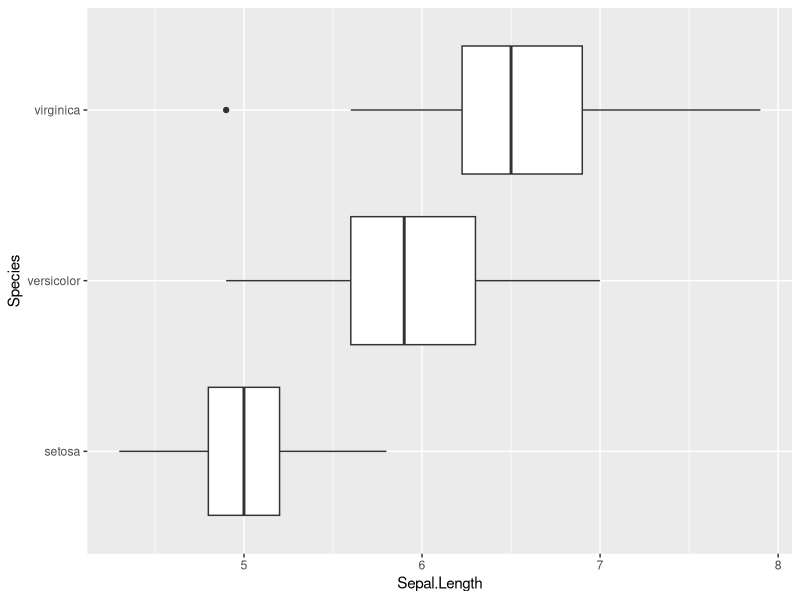
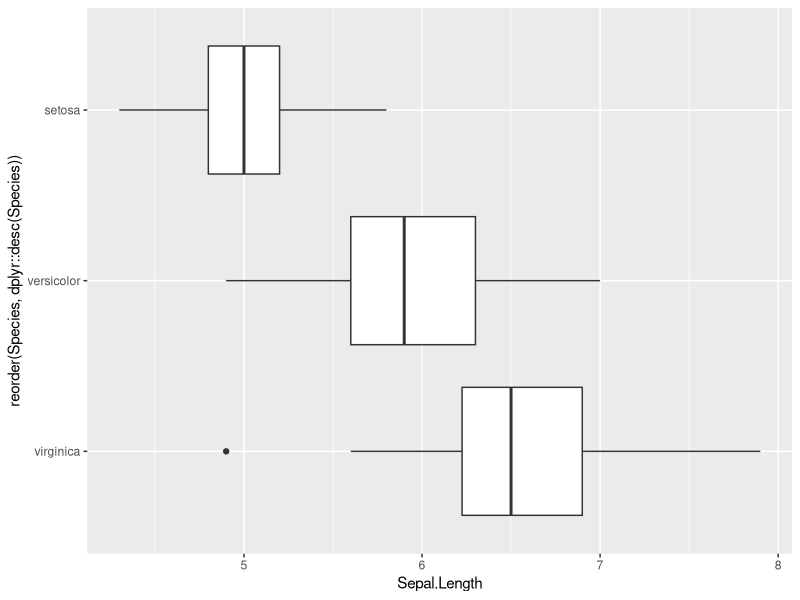
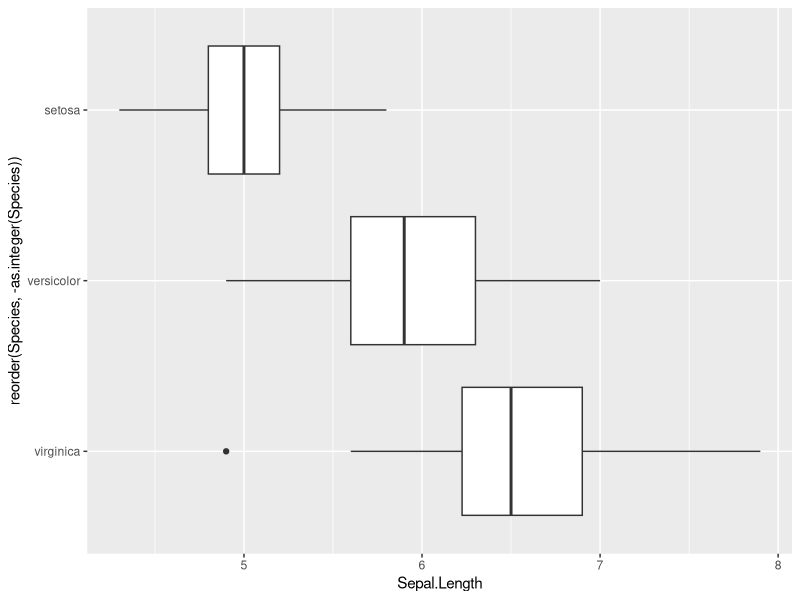
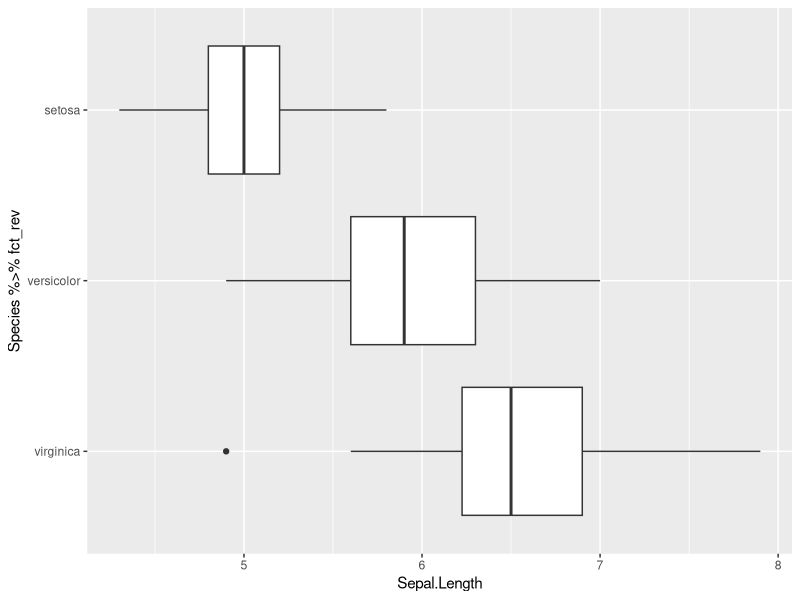
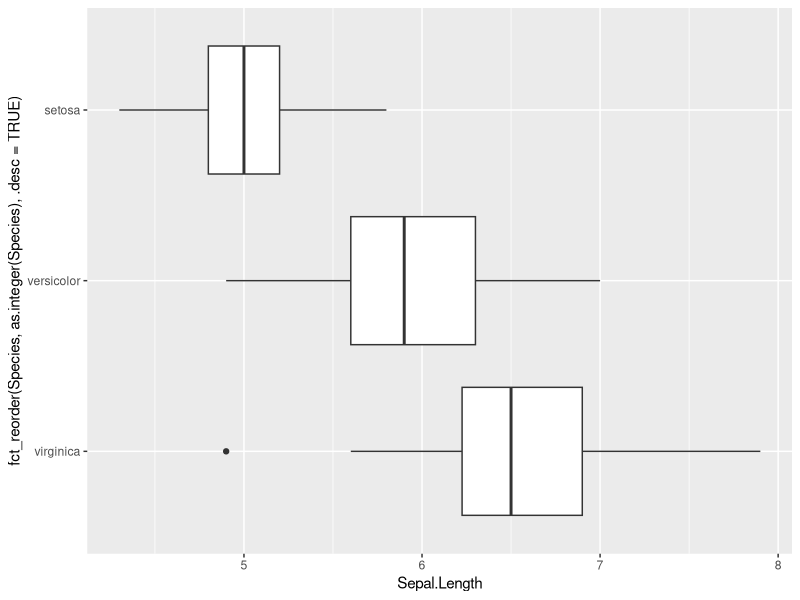

Write R code to recreate these figures, in order.
## ---- chunk 1
knitr::opts_chunk$set(message=FALSE)
knitr::opts_chunk$set(comment = "##")
knitr::opts_chunk$set(fig.width = 6, fig.asp = 0.618)
knitr::opts_chunk$set(out.width = "70%", fig.align = "center")
## ---- chunk 2
library(ggplot2)

p <- ggplot(iris)
p + aes(x = Species, y = Sepal.Length) +
     geom_boxplot() +
     coord_flip()
## ---- chunk 3
## library(dplyr)  ## desc

p + aes(x = reorder(Species, dplyr::desc(Species)),
        y = Sepal.Length) +
     geom_boxplot() +
    coord_flip()
## ---- chunk 4
p + aes(x = reorder(Species, -as.integer(Species)),
         y = Sepal.Length) +
     geom_boxplot() +
     coord_flip()
## ---- chunk 5
library(forcats)

p + aes(x = Species %>% fct_rev, y = Sepal.Length) +
     geom_boxplot() +
     coord_flip()
## ---- chunk 6
library(forcats)   ## fct_reorder

p + aes(x = fct_reorder(Species, as.integer(Species), .desc = TRUE),
        y = Sepal.Length) +
    geom_boxplot() +
    coord_flip()
